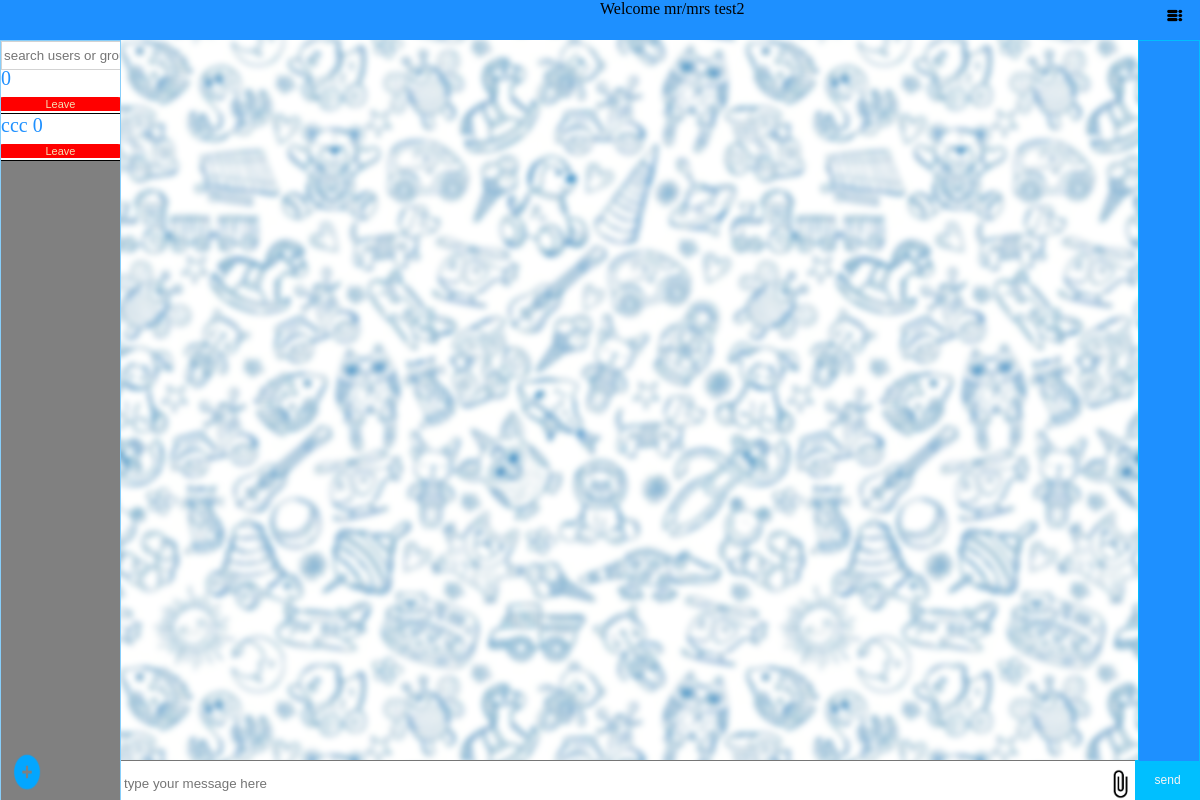
The page /groups&messages/ (signed in) on the database its author committed.
### user_module/models.py (models this page shows, shortened)
class cutsom_user(AbstractUser):
    acivation_code=models.CharField(max_length=72,verbose_name='user activation code',default='')
    avatar=models.ImageField(upload_to='users_avatars/',null=True,blank=True)
    password = models.CharField(max_length=100,null=False,blank=False)
    is_private=models.BooleanField(default=False,verbose_name='Is User Private')
    pass_reset_code=models.CharField(max_length=70,verbose_name='password reset code',null=False,blank=False)
    delete_code=models.CharField(max_length=16,null=True,blank=True,verbose_name='delete_user code')
    def get_avatar(self):
        try:
            return self.avatar.url
        except:
            return ''
    class Meta:
        verbose_name='custom_user'
        verbose_name_plural='custom_users'
        db_table='custom_user'

### groups_and_messages/models.py (models this page shows, shortened)
class chat_group(models.Model):
    title=models.CharField(max_length=100,verbose_name="group's title",default='',unique=True,error_messages={'unique':'A Group With Such Name Exists!'})
    users=models.ManyToManyField(cutsom_user,verbose_name="group's users")
    picture=models.ImageField(upload_to='groups_images',null=True,blank=True)
    types=(('two','two'),('many','many'))
    group_type=models.CharField(max_length=5,choices=types,default='many',null=False,blank=False,verbose_name='type of group chat')
    def children_sorted_by_date(self,start=0,length=5):
        return self.chat_messages_set.order_by('-creation_date').all()[start:start+length:]
    def __str__(self):
        return self.title
    class Meta:
        db_table='chat_groups'
        verbose_name='chat_group'
        verbose_name_plural='chat_groups'

### groups_and_messages/views.py (the view)
# urls.py: path('',show_chat_groups.as_view(),name='show-chat-groups')
@method_decorator(login_required,name='dispatch')
class show_chat_groups(View):
    def get(self,request:HttpRequest):
     groups=chat_group.objects.\
         filter(users=request.user)
     grs={x.pk:x.chat_messages_set.exclude(user=request.user).exclude(seen_list__users=request.user).all().count() for x in groups}
     titles = {x.pk: x.users.exclude(username=request.user.username).first().username for x in groups if x.group_type=='two'}
     groups = groups.annotate(
         my_title=Case(
             *[When(pk=key, then=Value(value)) for key, value in titles.items()],
             default=Value(''),
             output_field=CharField()
         )
     ).annotate(unread_count=Case(
         *[When(pk=key,then=Value(value)) for key,value in grs.items()],default=0,output_field=IntegerField()))
     for obj in groups:
         print(obj,obj.unread_count)
     contex={'groups':groups}
     return render(request,'chat_room_page.html',context=contex)

### groups_and_messages/templates/chat_room_page.html (shortened to what this page needs)
<!DOCTYPE html>
<html lang="en">
<head>
</head>
<div style="background-image:url('/static/imgs/back_ground.jpg');filter: blur(3px);position:fixed;top:0;right: 0;
height: 100vh;width: 100vw;z-index: -5"></div>
<body style="display: flex;flex-direction: row-reverse;">
<div >
<div class="logo_header">
    <div style="height: 45px;width: fit-content;margin-left: 50%">
<p style="margin: auto">Welcome mr/mrs {{ user.username }}  </p>
    </div>
</div>
<div style="position: absolute;right:1.25%;top:1%;z-index: 1;height: 7%;width: 2%">
            <img src="/static/imgs/options.png" style="z-index: 200;width: 80%;height: 30%;position:absolute;right: 2%;top:-2%"
            onclick="open_close_sidebar('close')"
            >
        </div>
<div class="chat_rooms">
    <input class="search_box" placeholder="search users or groups" oninput="retrieve_groups(this.value);">
    <div id="groups_list">
        {% for group in groups %}
        <div onclick="change_selected_message_group('{{ group.id }}')" id="group{{ group.id }}">
              {% if group.group_type == 'many' %}
          <div style="float: top">  {{ group.title }} {{ group.unread_count }} </div>
                   <button class="leave_group" onclick="event.stopPropagation();console.log('clicked');
                    open_close_warning(true,'do you want to leave {{ group.title }} ?');war_form_action_button.addEventListener('click',
                           function() {
                           leave_group('{{ group.id }}','many')
                           })">
            Leave
        </button>
            {% endif %}
        </div>
        {% endfor %}
    </div>
</div>
<div class="type_message">
    <form action=""  id="message_form" enctype="multipart/form-data" style="height:100%">
    <input type="text" style="width: 100%;height: 100%" placeholder="type your message here" id="message_to_send" name="message">
    <label for="file_to_send" style="width: 30px;height: 30px;position: absolute;top: 22%;right: 6%;z-index: 10">
        <img src="/static/imgs/attatch.png" style="height: 100%;width:100%;" id="magnet_pic" >
    </label>
        </form>
    <button style="height: 100%;width: 6%;background-color: deepskyblue;border: none;z-index: 5;color: whitesmoke;position: absolute;bottom:1%;right: 0%;font-size: 1vw" class="send_button" onclick="send_message()">
      send
    </button>
</div>
<div style="height: 90%;overflow-y: scroll;border: 1px solid deepskyblue;box-shadow: 2px 2px 2px deepskyblue;
width: 5%;position: absolute;right: 0;top: 5%;background-color: dodgerblue;color: whitesmoke" id="users_lists_container">
</div>
<div style="position: absolute;
            top:5%;
            right: 5%;
            height: 90%;
            width: 85%;
            overflow-y: scroll;
            " id="message_groups_tabs">
</div>
<img src="/static/imgs/plus.png" style="height: 5%;width: 2.5%;position: fixed;bottom: 1%;left:1%;z-index: 2" onclick="new_group_pop_up_or_off()">
</div>
</body>
</html>

### groups_and_messages/templates/chat_room_page.html (style rules this page uses)
div.logo_header { position: fixed; top:0; left: 0; width: 100%; height:5%; background-color: dodgerblue; animation-name: border; animation-duration: 4s; animation-iteration-count: infinite; }
div.chat_rooms { height: 100vh; width: 9.9vw; border: 1px solid lightskyblue; position: fixed; z-index: 1; top: 5%; left: 0; overflow-x: hidden; padding-top: 2.15vh; }
input.search_box { z-index: 2; position: absolute; left:0.1%; top: 0%; border: 1px solid lightgrey; height:3%; width: 100%; background-color: white; color:black; max-height: 100%; }
div.chat_rooms>div { margin-top: 7%; background-color: grey; list-style: none; height: fit-content; width:100%; height: 100%; }
div.chat_rooms>div>div { border-bottom: 1px solid black; height:fit-content; color: dodgerblue; background-color: white; width: 100%; font-size:calc(1vh + 1vw); }
div.type_message { position: fixed; bottom:0; right: 0; width: 90%; height:5%; background-color:black; }
.leave_group { float: top;height: fit-content;background-color:red; border: none;border-radius: 2%;color: wheat;font-size: calc(0.55vh + 0.55vw);width: 100%; }

### rows shown on the page
cutsom_user: username "test2"
chat_group: unread_count "0"
chat_group: title "ccc", unread_count "0"
